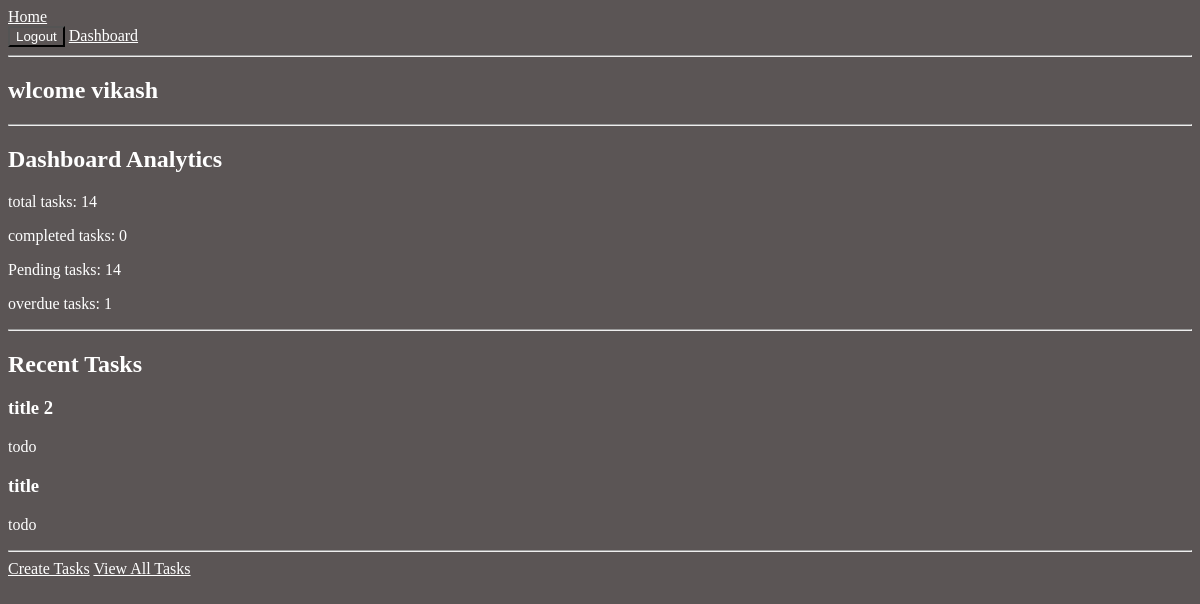
The app's page /dashboard/dashboard/ (signed in), older data.
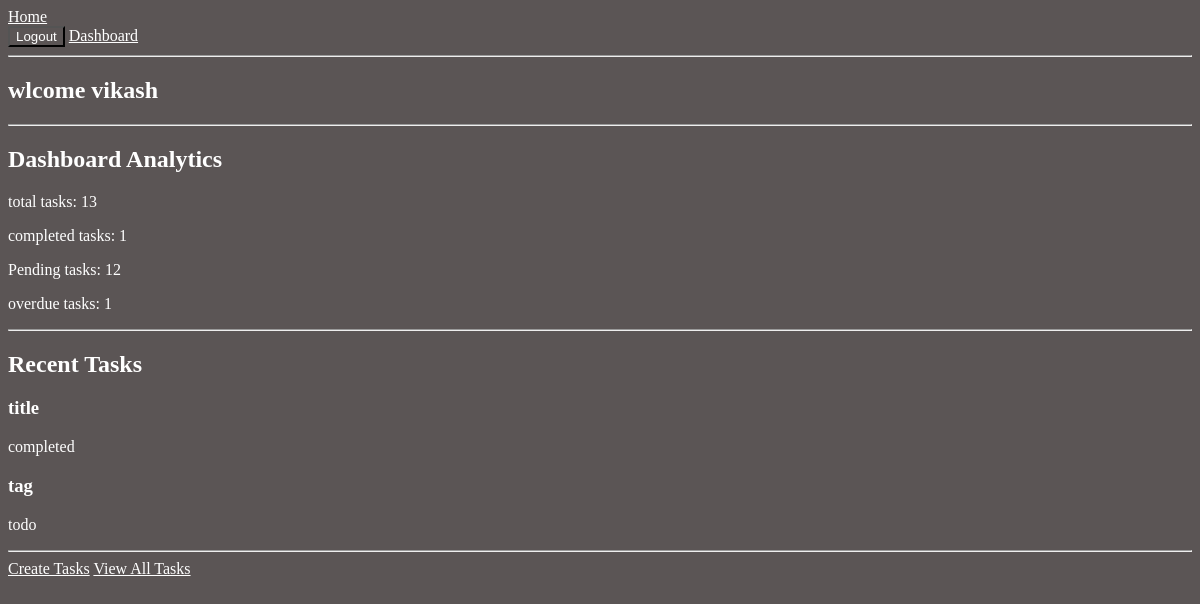
The same page, newer data.
### apps/tasks/models.py (models this page shows, shortened)
class Tasks(models.Model):
    PRIORITY_CHOICES = [
        ("low","Low"),
        ("medium", "Medium"),
        ("high", "High"),
    ]
    STATUS_CHOICES= [
        ('todo',"To Do"),
        ('in_progress','In Progress'),
        ('completed',"Completed"),
    ]
    user = models.ForeignKey(settings.AUTH_USER_MODEL, on_delete=models.CASCADE, related_name='tasks')
    category = models.ForeignKey(Categories, on_delete=models.SET_NULL,null=True, blank=True, related_name='tasks')
    title = models.CharField(max_length=220)
    description = models.CharField(blank=True)
    priority = models.CharField(max_length=20, choices=PRIORITY_CHOICES, default='medium')
    tags = models.ManyToManyField(Tag, blank=True, related_name='tasks')
    status = models.CharField(max_length=20, choices=STATUS_CHOICES, default='todo')
    due_date = models.DateField(null=True, blank=True)
    created_at = models.DateTimeField(auto_now_add=True)
    updated_at = models.DateTimeField(auto_now=True)
    class Meta:
        ordering = ['-created_at']

### apps/dashboard/views.py (the view)
# urls.py: path('dashboard/', Dashboard_View.as_view(), name='dashboard'),
class Dashboard_View(LoginRequiredMixin, TemplateView):
    template_name = 'dashboard/index.html'
    def get_context_data(self, **kwargs):
        context = super().get_context_data(**kwargs)
        tasks = Tasks.objects.filter(user = self.request.user)
        context['total_tasks'] = tasks.count()
        context['completed_tasks'] = tasks.filter(status = 'completed').count()
        context['pending_tasks'] = tasks.exclude(status='completed').count()
        context['overdue_tasks'] = tasks.filter(due_date__lt = now().date(),
                                                status__in=['todo', 'in_progress'],).count()
        context['recent_tasks'] = tasks[:2]
        return context

### templates/dashboard/index.html
{% extends "base.html" %}
{% block content %}
<h2>wlcome {{ user.username }}</h2>
<hr>
<h2>Dashboard Analytics</h2>
<p>total tasks: {{ total_tasks }}</p>
<p>completed tasks: {{ completed_tasks }}</p>
<p>Pending tasks: {{ pending_tasks }}</p>
<p>overdue tasks: {{ overdue_tasks }}</p>
<hr>
<h2>Recent Tasks</h2>
{% for task in recent_tasks %}
<div>
    <h3>{{ task.title }}</h3>
    <p>{{ task.status }}</p>
</div>
{% empty %}
<p>no recent tasks</p>
{% endfor %}
<hr>
<a href="{% url "task_create" %}">Create Tasks</a>
<a href="{% url "task_list" %}">View All Tasks</a>
{% endblock  %}

Row changes from the older to the newer data that the page shows:
removed Tasks: title "title 2", status "todo"
changed Tasks "title": status "todo" → "completed"
now on this page (row unchanged): Tasks: title "tag", status "todo"
Text that changed along with them:
{{ total_tasks }}: "14" → "13"
{{ completed_tasks }}: "0" → "1"
{{ pending_tasks }}: "14" → "12"
